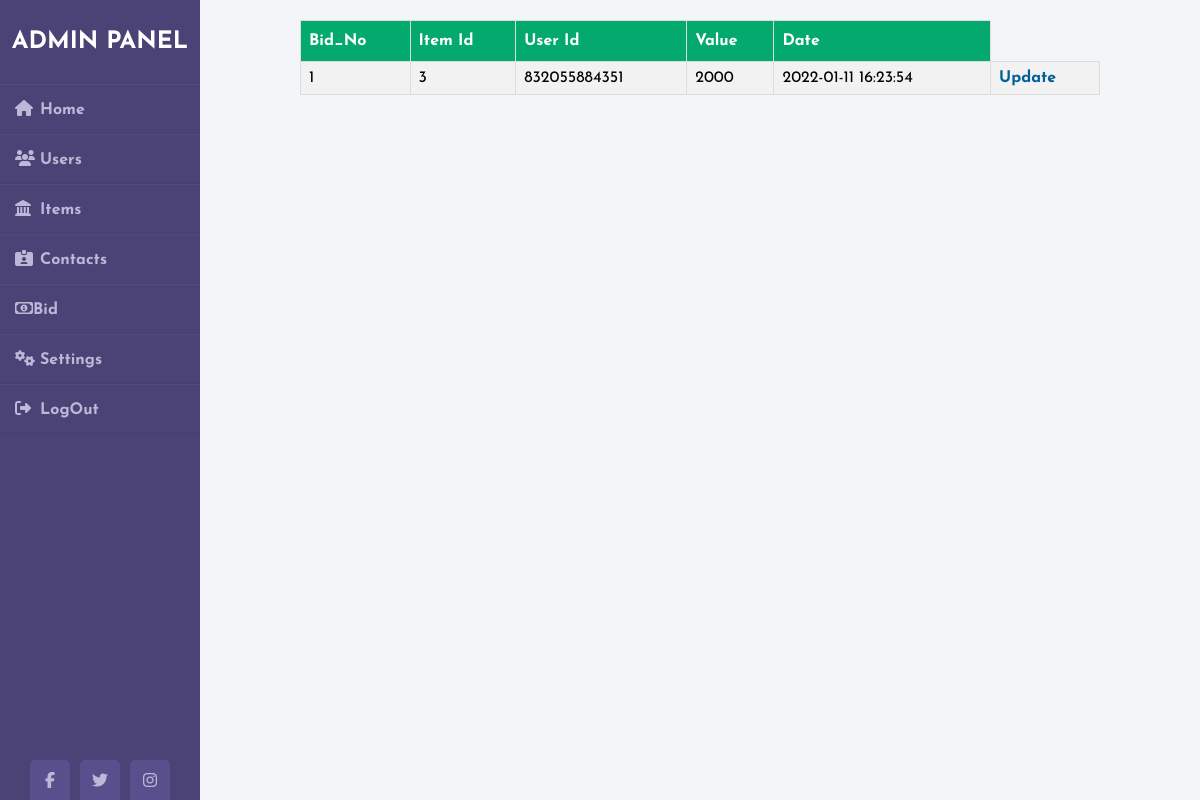
The app's page /admin/bidview.php (signed in) with its own data.
### tables this page shows
CREATE TABLE `bid` (
  `bid_id` bigint(20) NOT NULL,
  `item_id` int(20) NOT NULL,
  `user_id` bigint(20) NOT NULL,
  `value` bigint(20) NOT NULL,
  `date_time` timestamp NOT NULL DEFAULT current_timestamp() ON UPDATE current_timestamp()
);

### admin/bidview.php (the view, shortened to what this page needs)
<?php
	include("connection.php");
  $result = mysqli_query($con,"SELECT * FROM bid");
?>
<!DOCTYPE html>
<html>
<head>
	<link rel="stylesheet" href="styles.css">
</head>
<body>
<div class="wrapper">
<?php include 'includes/slidebar.php';?>
<div class="main_content">
<main>
<div class="container">
<?php
if (mysqli_num_rows($result) > 0) {
?>
<div class="tb">
<table id="customers">
	  <tr>
	    <th>Bid_No</th>
		<th>Item Id</th>
		<th>User Id</th>
		<th>Value</th>
		<th>Date</th>
	  </tr>
			<?php
			while($row = mysqli_fetch_array($result)) {
			?>
	  <tr>
	    <td><?php echo $row["bid_id"]; ?></td>
		<td><?php echo $row["item_id"]; ?></td>
		<td><?php echo $row["user_id"]; ?></td>
		<td><?php echo $row["value"]; ?></td>
		<td><?php echo $row["date_time"]; ?></td>
		<td><a href="userupdate.php?id=<?php echo $row["bid_id"]; ?>">Update</a></td>
      </tr>
			<?php
			}
			?>
</table></div>
 <?php
}
else
{
    echo "No result found";
}
?>
</div></main></div></div>
 </body>
</html>

### admin/styles.css (style rules this page uses)
* { margin: 0; padding: 0; box-sizing: border-box; list-style: none; text-decoration: none; font-family: 'Josefin Sans', sans-serif; }
body { background-color: #f3f5f9; }
.wrapper { display: flex; position: relative; }
.wrapper .main_content { width: 100%; margin-left: 200px; }

### admin/bidview.php (style rules this page uses)
.tb { width: 800px; margin: 20px 0px 60px 100px; left: 0; right: 0; }
a { text-decoration: none; color: #006097; font-weight: bold; }
#customers { font-family: Arial, Helvetica, sans-serif; border-collapse: collapse; width: 100%; }
#customers td, #customers th { border: 1px solid #ddd; padding: 8px; }
#customers tr:nth-child(even) { background-color: #f2f2f2; }
#customers th { padding-top: 12px; padding-bottom: 12px; text-align: left; background-color: #04AA6D; color: white; }

### records on screen
bid: bid_id "1", item "3", user "832055884351", value "2000", date_time "2022-01-11 16:23:54"
